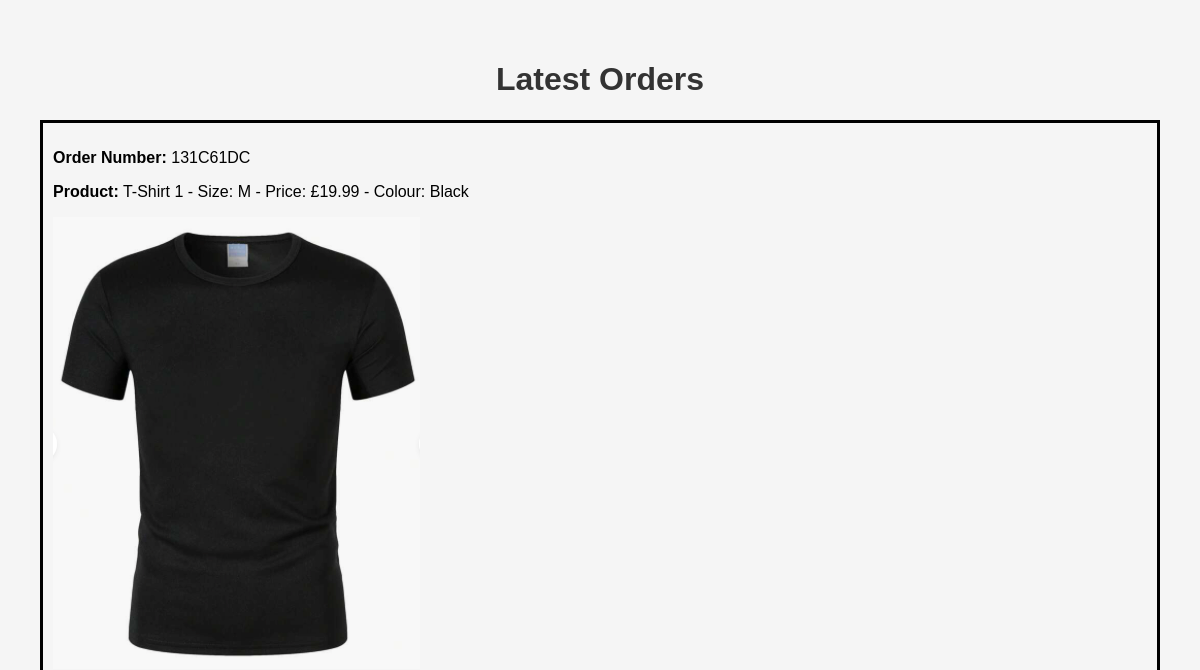
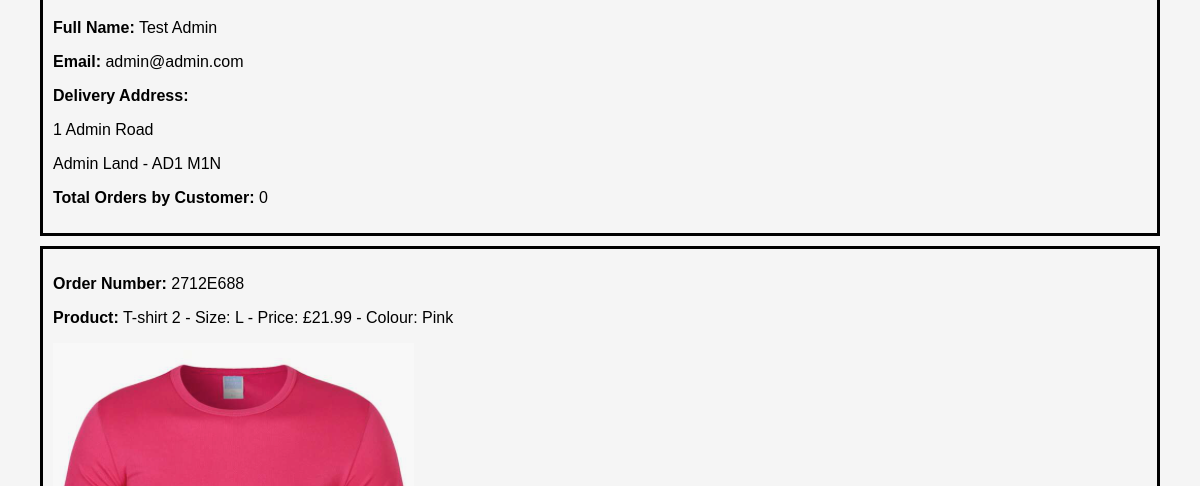
The page /products/latest_orders/ (upper part) on the database as committed earlier (2 pictures, top to bottom).
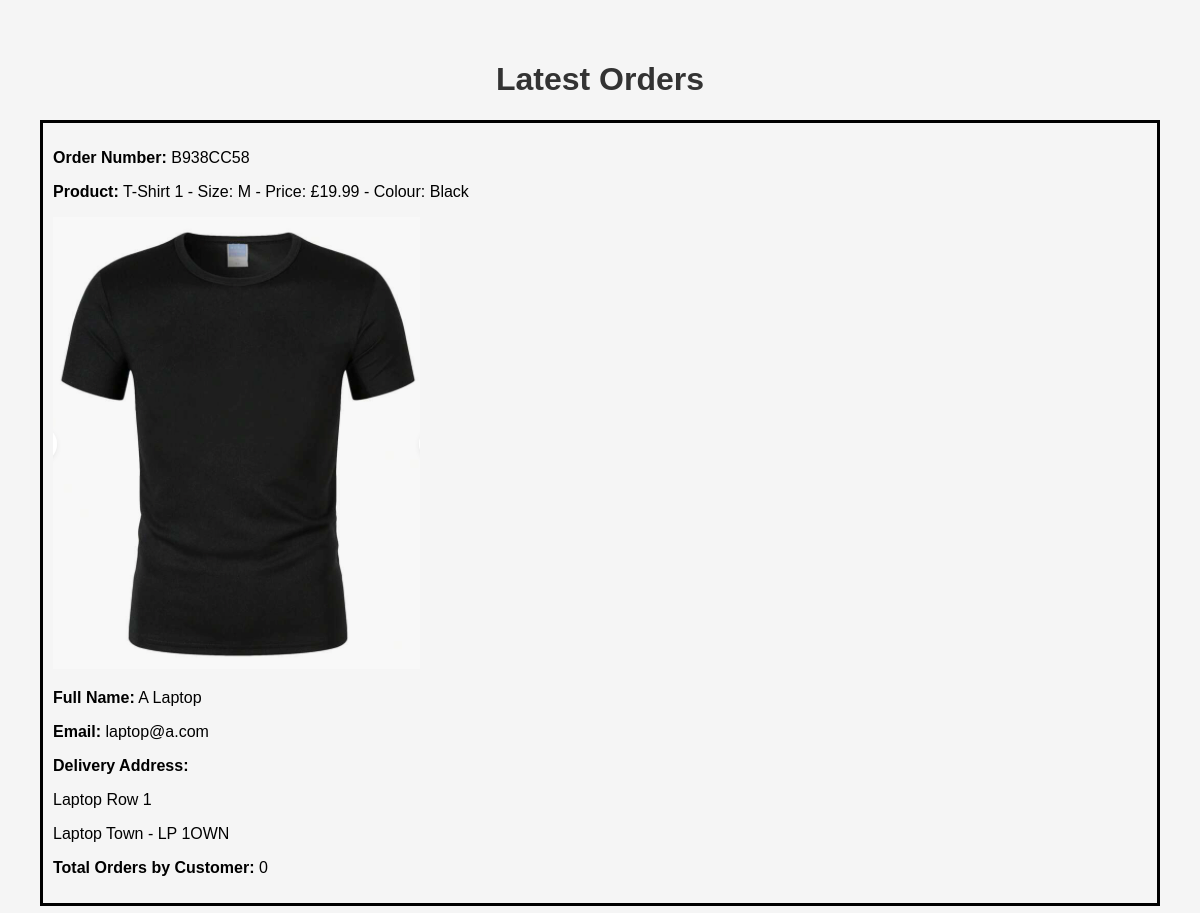
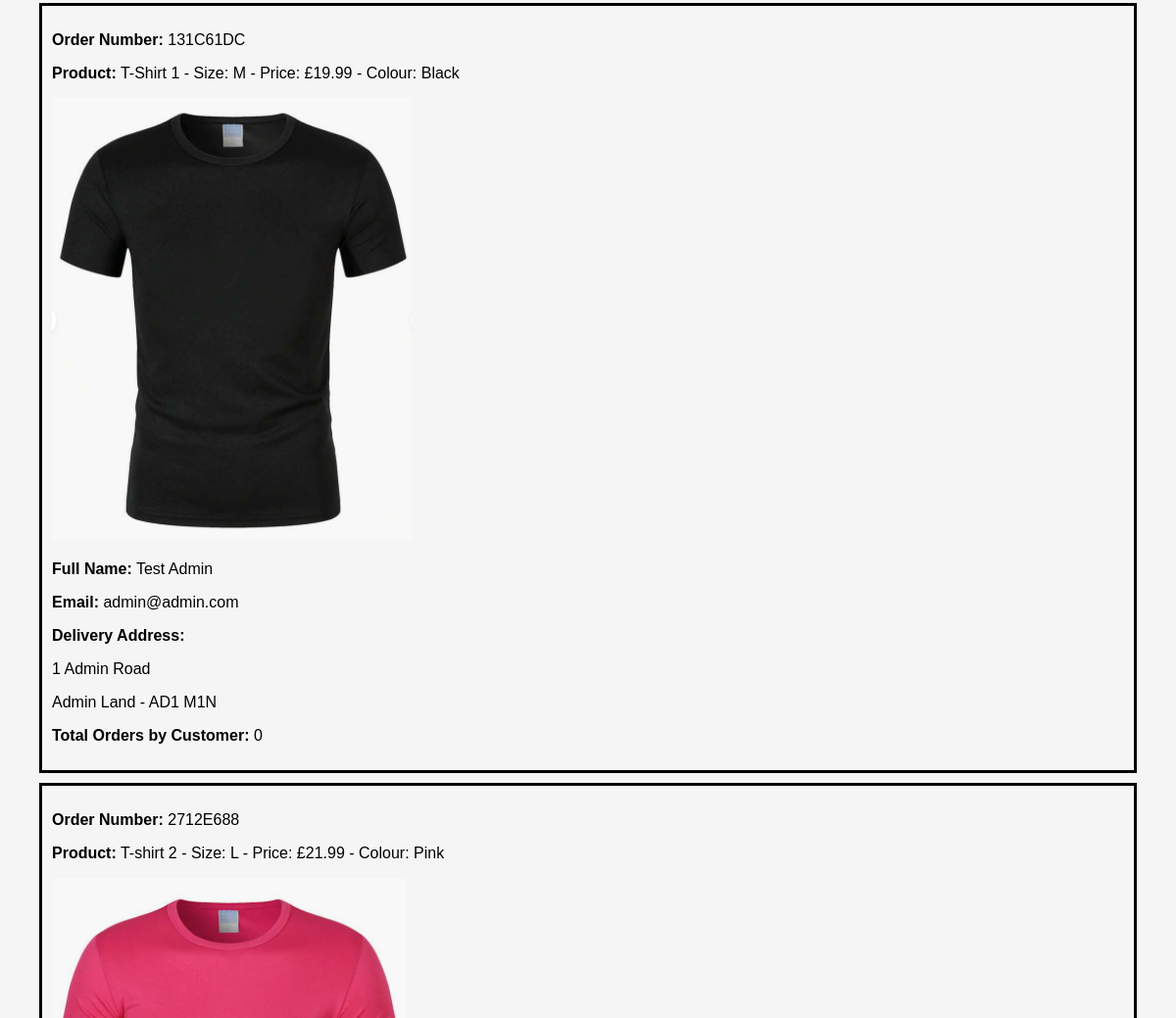
The same page on the database as committed later (2 pictures, top to bottom).
### products/models.py (models this page shows, shortened)
class Order(models.Model):
    order_number = models.CharField(max_length=20, unique=True)
    product = models.ForeignKey(TShirt, on_delete=models.CASCADE)
    name = models.CharField(max_length=100)
    email = models.EmailField()
    address1 = models.CharField(max_length=255)
    address2 = models.CharField(max_length=255, blank=True)
    town_city = models.CharField(max_length=100)
    postcode = models.CharField(max_length=20)

class TShirt(models.Model):
    name = models.CharField(max_length=100)
    image = models.ImageField(upload_to="tshirts", blank=True, null=True)
    colour = models.CharField(max_length=10, blank='See Image')
    size = models.CharField(max_length=10)
    price = models.DecimalField(max_digits=5, decimal_places=2)

### products/views.py (the view)
# urls.py: path('latest_orders/', latest_orders, name='latest_orders'),
def latest_orders(request):
    latest_orders = Order.objects.order_by('-id')[:50].select_related('product')
    return render(request, 'latest_orders.html', {'latest_orders': latest_orders})

### templates/latest_orders.html (shortened to what this page needs)
{% extends 'base.html' %}
{% block content %}
    <h1>Latest Orders</h1>
    {% for order in latest_orders %}
        <div class="order-container">
            <div class="order-details">
                <p><strong>Order Number:</strong> {{ order.order_number }}</p>
                <p><strong>Product:</strong> {{ order.product.name }} - Size: {{ order.product.size }} - Price: £{{ order.product.price }} - Colour: {{ order.product.colour }}</p>
                <img class="order-image" src="{{ order.product.image.url }}" alt="{{ order.product.name }} Image">
            </div>
            <div class="contact-details">
                <p><strong>Full Name:</strong> {{ order.name }}</p>
                <p><strong>Email:</strong> {{ order.email }}</p>
            </div>
            <div class="delivery-address">
                <p><strong>Delivery Address:</strong></p>
                <p>{{ order.address1 }}</p>
                <p>{{ order.town_city }} - {{ order.postcode }}</p>
            </div>
            <div class="customer-info">
                <p><strong>Total Orders by Customer:</strong> {{0}}</p>
            </div>
        </div>
    {% endfor %}
{% endblock %}

Rows that differ between the two databases and show on the page:
added Order: order_number "B938CC58", product.name "T-Shirt 1", product.size "M", product.price "19.99", product.colour "Black", product.image (picture), name "A Laptop", email "laptop@a.com", address1 "Laptop Row 1", town_city "Laptop Town", postcode "LP 1OWN", value "0"
